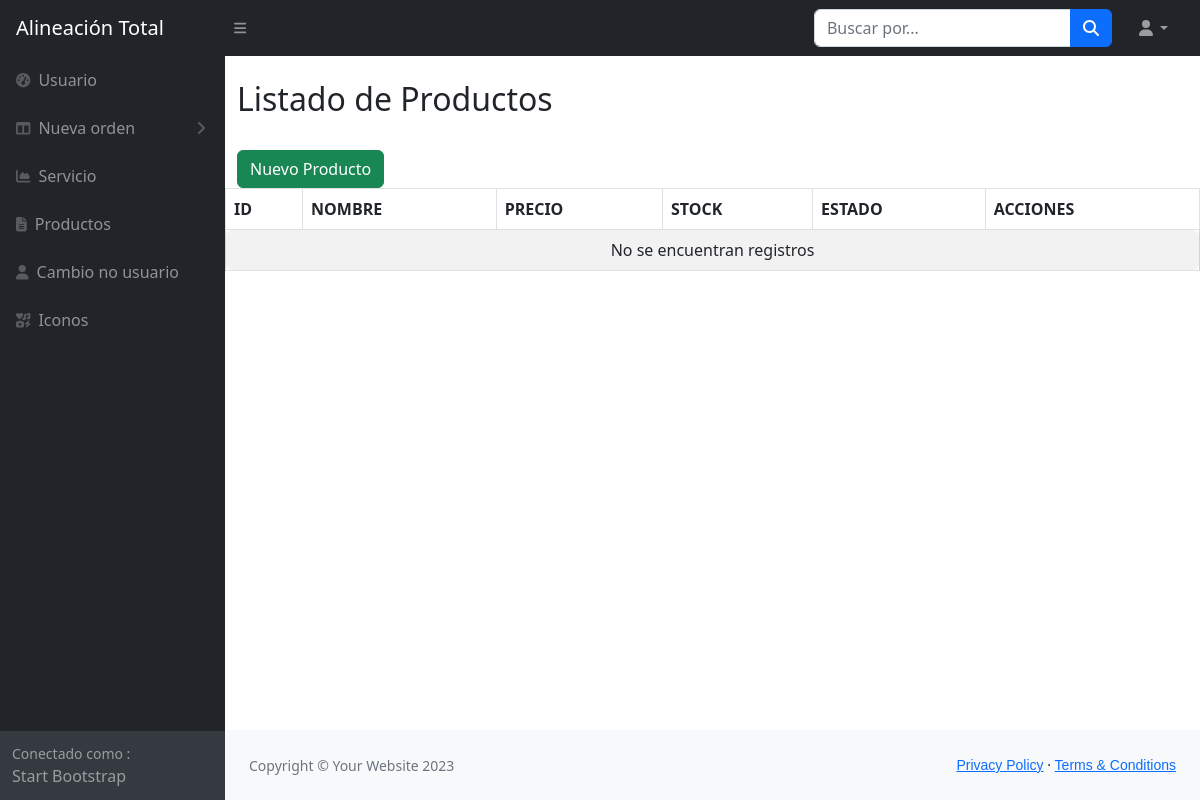
Before: /productos/ with the older database file.
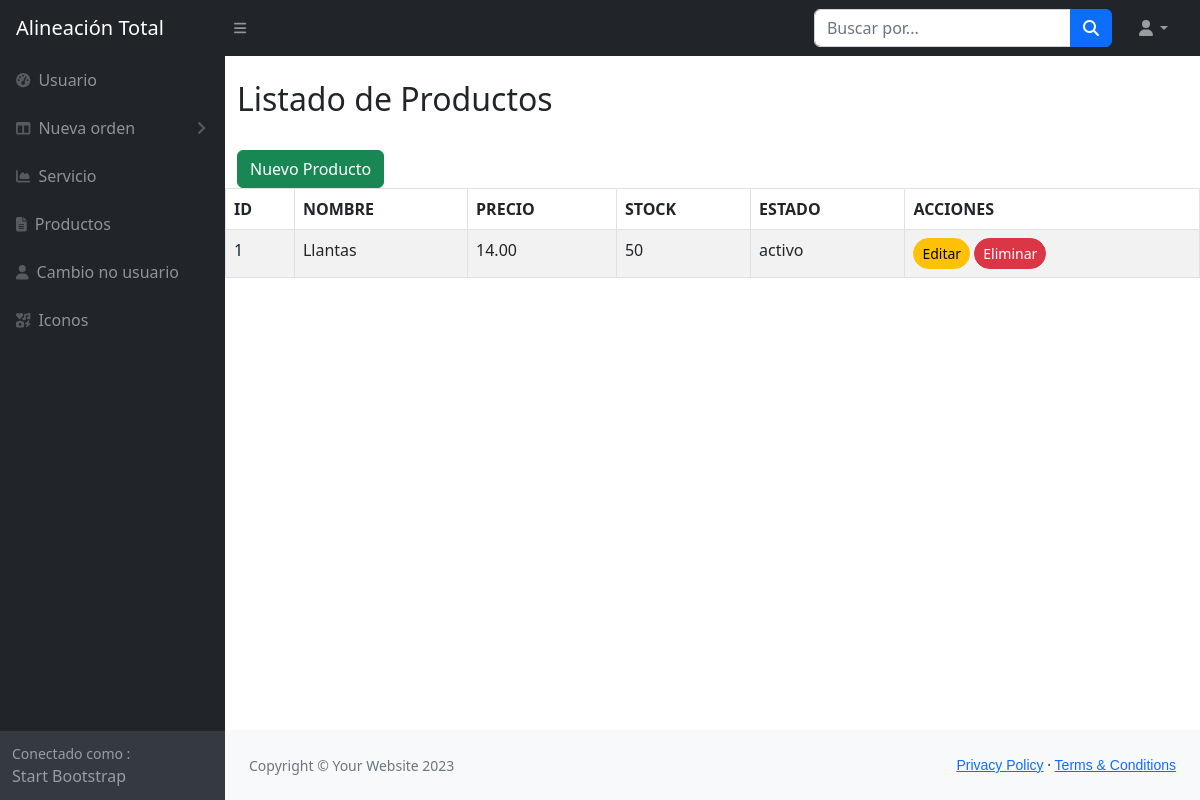
After: the same page with the newer database file.
### productos/models.py (models this page shows, shortened)
class Producto(models.Model):
    nombre_producto = models.CharField(max_length=100)
    precio_producto = models.DecimalField(max_digits=10, decimal_places=2)
    stock_producto = models.IntegerField()
    estado_producto = models.CharField(max_length=20)

### productos/views.py (the view)
# urls.py: path('', views.listar_productos, name='listar_productos'),
def listar_productos(request):
    productos = Producto.objects.all()
    return render(request, "productos/listar_productos.html", {'productos': productos})

### productos/templates/productos/listar_productos.html
{% load static %}
{% include 'private/header.html' %}
<div class="container mt-4">
    <h2>Listado de Productos</h2>
    <br>
    <a href="{% url 'crear_productos' %}" class="btn btn-success">
        Nuevo Producto
    </a>
</div>
<table class="table table-bordered table-striped table-hover">
    <thead>
        <tr>
            <th>ID</th>
            <th>NOMBRE</th>
            <th>PRECIO</th>
            <th>STOCK</th>
            <th>ESTADO</th>
            <th>ACCIONES</th>
        </tr>
    </thead>
    <tbody>
        {% for producto in productos %}
        <tr>
            <td>{{ producto.id }}</td>
            <td>{{ producto.nombre_producto }}</td>
            <td>{{ producto.precio_producto }}</td>
            <td>{{ producto.stock_producto }}</td>
            <td>{{ producto.estado_producto }}</td>
            <td>
                <a href="{% url 'editar_productos' producto.id %}" class="btn btn-sm btn-warning rounded-pill">
                    Editar
                </a>
                <a href="{% url 'eliminar_producto' producto.id %}" class="btn btn-sm btn-danger rounded-pill"
                    onclick="return confirm('¿Estás seguro de eliminar este producto?');">
                    Eliminar
                </a>
            </td>
        </tr>
        {% empty %}
        <tr>
            <td colspan="6" class="alert alert-danger text-center">
                No se encuentran registros
            </td>
        </tr>
        {% endfor %}
    </tbody>
</table>
{% include 'private/footer.html' %}

Changed rows visible on the page:
added Producto: id "1", nombre_producto "Llantas", precio_producto "14.00", stock_producto "50", estado_producto "activo"
Other visible differences:
text no longer shown: "No se encuentran registros"
